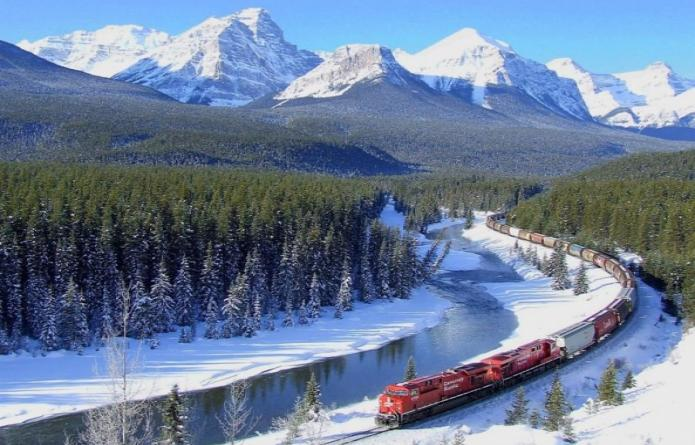
%> input picture clases/Clase2_Introducción/imagen.jpg, 695 x 445 px, given in place of imagen.png, which was not available
$ octave dilate_erode.m   (GNU Octave 9; MATLAB toolbox functions it lacks are replaced by stand-ins)
%> lines starting %> are read from the running program, lines starting %| are printed output that depends on the picture; pictures that were not available may be replaced by others from this repository, and a replacement may not be noted
clear all;
close all;
clc
a = imread('imagen.png');
%> a is the input picture: size 445x695x3 uint8; mean R, G, B 108.1, 126.3, 153.5
[fil, col, cap] = size(a);
%> fil = 445; col = 695; cap = 3
if cap > 1; a = rgb2gray(a); end
%> after `a = rgb2gray(a)`:
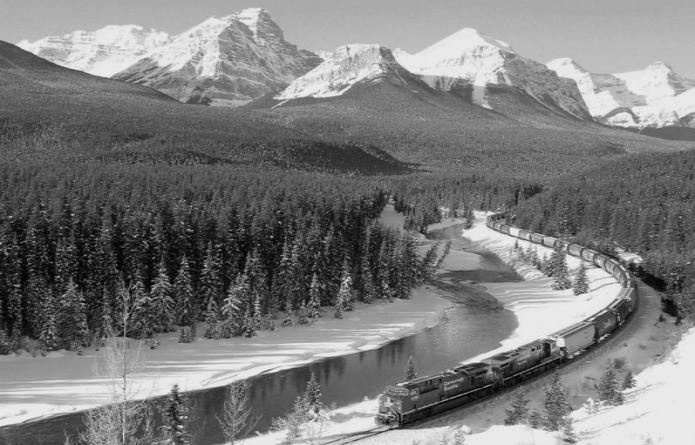
%> a: size 445x695 uint8; min 1, max 250, mean 123.9
ee = strel ('square',20); b = a;
% [15 lines of commented-out code are left out]

b = imclose(b,ee);
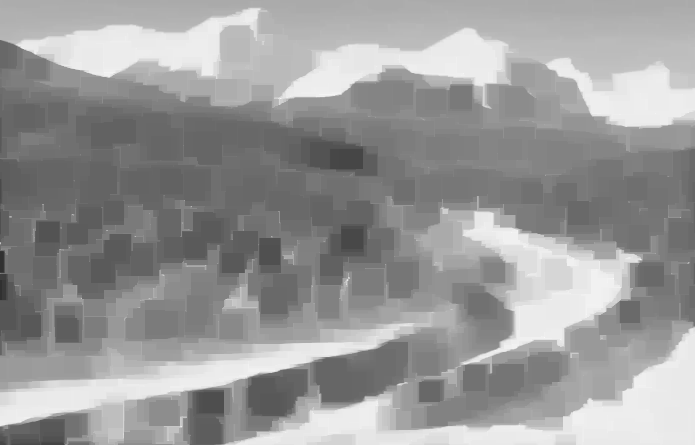
%> b: size 445x695 uint8; min 48, max 250, mean 153.4
figure(1); imshow(b);

a = imopen(a,ee);
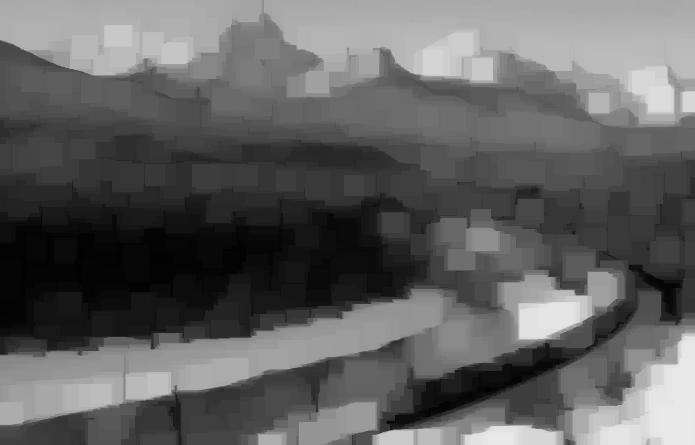
%> a: size 445x695 uint8; min 1, max 233, mean 97.1
figure(2); imshow(a);
